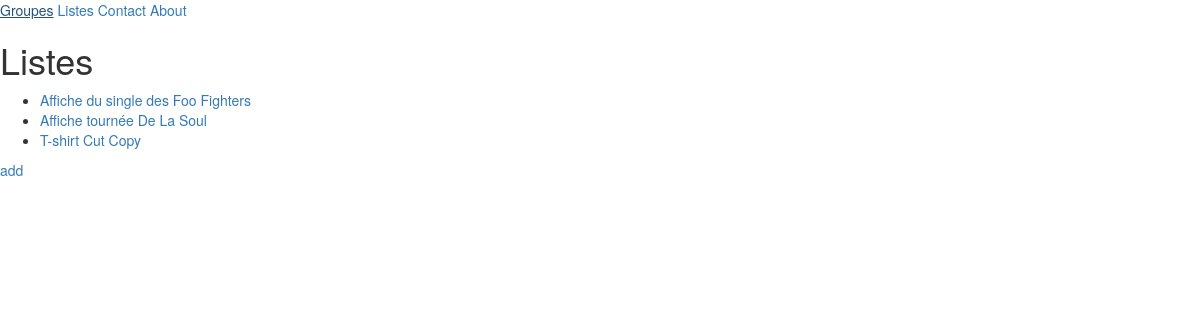
The page /listings/ on the database as committed earlier.
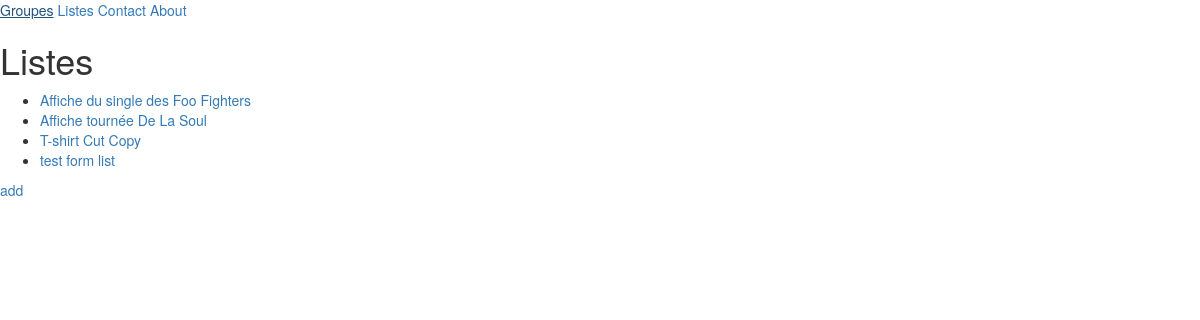
The same page on the database as committed later.
### listings/models.py (models this page shows, shortened)
class Listing(models.Model):
    title = models.CharField(max_length=100)
    decription = models.CharField(max_length=250)
    sold = models.BooleanField(default=False)
    year = models.IntegerField(validators=[MinValueValidator(0)],null=True,blank=True)
    class Type(models.TextChoices):
        Records="RC"
        CLothing="CL"
        Posters="PT"
        Miscellaneous="MC"
    type_e = models.CharField(choices=Type.choices,max_length=5)
    band = models.ForeignKey(Band,null=True,on_delete=models.SET_NULL)

### listings/views.py (the view)
# urls.py: path("listings/",views.listing, name='all-lists'),
def listing(request):
    listes=Listing.objects.all()
    return render(request,"listings/listing.html",{'listes':listes})

### listings/templates/listings/listing.html
{% extends "listings/base.html" %}
{% block content %}
    <h1>Listes</h1>
    <ul>
        {% for liste in listes %}
        <li><a href="{% url 'list-detail' liste.id %}">{{liste.title}}</a></li>
        {% endfor %}
    </ul>
    <a href="{% url 'create_listing' %}">add</a>
{% endblock content %}

Rows that differ between the two databases and show on the page:
added Listing: title "test form list"
